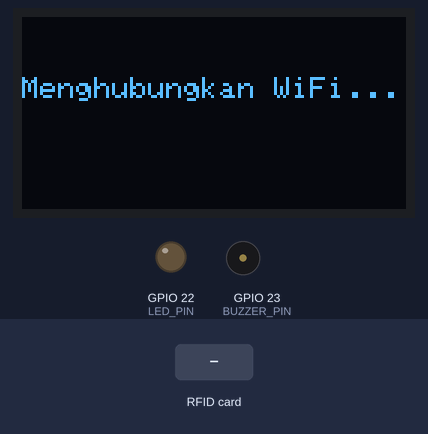
Bench run of a sketch on a simulated ESP32. On the bench: 128×64 one-colour display, output pins drawn as LEDs (lit = HIGH), buzzer (waves = sounding, pin HIGH). Dashed ring = blinking. Inputs (shaded band) come from the test bench. WiFi joins after 1.5 s; servers stay silent unless stated; uploads are accepted with an empty reply; what the sketch prints to the serial monitor is not drawn.

Above: at 1.7 s.
At 4.3 s:
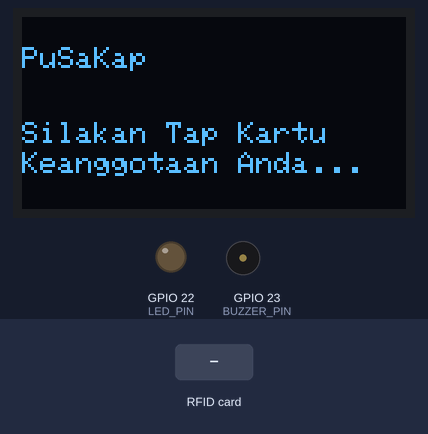
4.4 s: RFID card 5E 7A 19 C4 held to the reader
At 4.97 s:
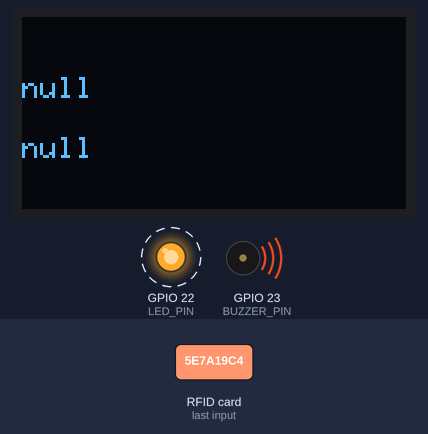
At 5.9 s:
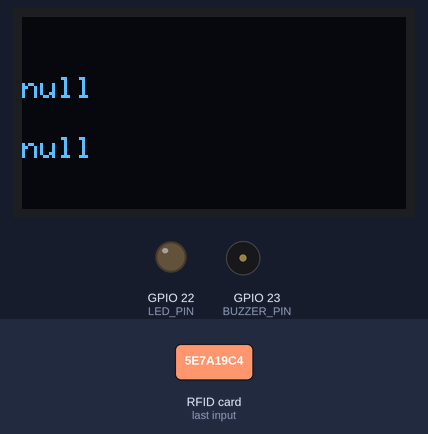
Timing chart, 0 to 7.4 s (numbered marks = the images above; inputs shaded):
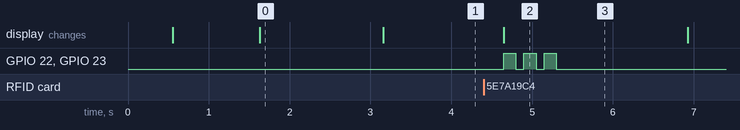

Measured:
- after the input at 4.4 s, GPIO 22 (LED_PIN), GPIO 23 (BUZZER_PIN): alternates HIGH for 0.15 s and LOW for 0.10 s, 6 changes in all, then stays LOW, starting after 0.25 s; the display: changes after 0.25 s (image 2)
- what the display in image 0 shows lasts 1.6 s, from 1.6 s to 3.2 s

The sketch:

sketch_jun13a.ino
```cpp
#include <SPI.h>
#include <MFRC522.h>
#include <Wire.h>
#include <Adafruit_GFX.h>
#include <Adafruit_SSD1306.h>
#include <WiFi.h>
#include <WiFiClientSecure.h>
#include <HTTPClient.h>
#include <ArduinoJson.h>

// --- Konfigurasi WiFi ---
const char* ssid     = "IT2.4G";
const char* password = "KosongDelapan12";

// --- Konfigurasi Server API Laravel ---
// Ganti IP di bawah ini dengan IP laptop/server Laravel Anda jika berubah
const char* serverUrl = "https://r4v4na-pusakap-dashboard.hf.space/api/rfid/tap";

// --- Konfigurasi Pin RFID ---
#define SDA_PIN  5
#define SCK_PIN  4
#define MOSI_PIN 2
#define MISO_PIN 15
#define RST_PIN  18

// --- Konfigurasi Pin Aktuator ---
#define BUZZER_PIN 23
#define LED_PIN    22

// --- Konfigurasi Pin OLED (I2C) ---
#define OLED_SDA 21
#define OLED_SCL 19

// --- Konfigurasi Resolusi OLED ---
#define SCREEN_WIDTH 128
#define SCREEN_HEIGHT 64

// Membuat objek MFRC522 (RFID)
MFRC522 rfid(SDA_PIN, RST_PIN);

// Membuat objek OLED
Adafruit_SSD1306 display(SCREEN_WIDTH, SCREEN_HEIGHT, &Wire, -1);

// Status tampilan untuk menghindari flickering
bool isStandby = false;

// Sesi lokal untuk mencegah lag HTTPS pinger
unsigned long sessionStartTime = 0;
bool isSessionActive = false;

// Objek HTTP Client Global untuk Keep-Alive (re-use SSL session)
WiFiClientSecure clientSecure;
WiFiClient clientPlain;
HTTPClient http;
bool isHttpInitialized = false;

void setup() {
  Serial.begin(115200);
  delay(500);

  // Matikan Watchdog Loop agar ESP32 tidak reset saat melakukan handshake SSL (HTTPS) yang lambat
  disableLoopWDT();

  // 1. Inisialisasi OLED terlebih dahulu agar status terlihat sejak awal
  Wire.begin(OLED_SDA, OLED_SCL);
  if(!display.begin(SSD1306_SWITCHCAPVCC, 0x3C)) {
    Serial.println("Gagal menemukan layar OLED!");
    for(;;);
  }

  // Tampilkan pesan awal bootup
  display.clearDisplay();
  display.setTextSize(1);
  display.setTextColor(SSD1306_WHITE);
  display.setCursor(0, 10);
  display.println("PuSaKap");
  display.setCursor(0, 30);
  display.println("Memulai perangkat...");
  display.display();
  delay(1000);

  // 2. Inisialisasi Aktuator
  pinMode(BUZZER_PIN, OUTPUT);
  pinMode(LED_PIN, OUTPUT);
  digitalWrite(BUZZER_PIN, LOW);
  digitalWrite(LED_PIN, LOW);

  // 3. Inisialisasi RFID
  SPI.begin(SCK_PIN, MISO_PIN, MOSI_PIN, SDA_PIN);
  rfid.PCD_Init();

  // 4. Menghubungkan ke Jaringan WiFi
  display.clearDisplay();
  display.setCursor(0, 20);
  display.println("Menghubungkan WiFi...");
  display.display();

  WiFi.begin(ssid, password);
  while (WiFi.status() != WL_CONNECTED) {
    delay(500);
    Serial.print(".");
  }

  Serial.println("\nWiFi Terhubung!");

  tampilanAwal();
}

void loop() {
  // Selalu cek koneksi WiFi
  if (WiFi.status() != WL_CONNECTED) return;

  // Timeout sesi lokal (60 detik) untuk menghindari pinger HTTPS yang lambat
  if (isSessionActive && (millis() - sessionStartTime > 60000)) {
    isSessionActive = false;
    tampilanAwal();
  }

  // Cek keberadaan kartu baru
  if ( ! rfid.PICC_IsNewCardPresent()) return;
  if ( ! rfid.PICC_ReadCardSerial()) return;

  // Membaca UID dengan format spasi per 2 karakter HEX (A2 42 E2 2E)
  String content = "";
  for (byte i = 0; i < rfid.uid.size; i++) {
     content.concat(String(rfid.uid.uidByte[i] < 0x10 ? " 0" : " "));
     content.concat(String(rfid.uid.uidByte[i], HEX));
  }
  content.toUpperCase();
  String uidKartu = content.substring(1);

  Serial.println("\nUID Terdeteksi: " + uidKartu);

  // Kirim data ke API Laravel
  kirimDataKeServer(uidKartu);

  // Reset reader dan antenna agar bisa membaca kartu yang sama kembali
  resetRFIDReader();
}

void kirimDataKeServer(String uid) {
  if (!isHttpInitialized) {
    if (String(serverUrl).startsWith("https")) {
      clientSecure.setInsecure(); // Abaikan verifikasi SSL agar mudah
      http.begin(clientSecure, serverUrl);
    } else {
      http.begin(clientPlain, serverUrl);
    }
    http.setTimeout(10000); // Timeout 10 detik agar Laravel sempat memproses Firebase tanpa putus
    isHttpInitialized = true;
  }

  // Set header secara dinamis per request
  http.addHeader("Content-Type", "application/json");
  http.addHeader("Connection", "keep-alive");

  StaticJsonDocument<200> doc;
  doc["uid"] = uid;
  String jsonPayload;
  serializeJson(doc, jsonPayload);

  int httpResponseCode = http.POST(jsonPayload);
  prosesResponsServer(httpResponseCode, &http);

  // Jika koneksi error/gagal, paksa reset/tutup client agar melakukan handshake ulang di tap berikutnya
  if (httpResponseCode < 0) {
    http.end();
    isHttpInitialized = false;
  }
}

void cekStatusSesiServer() {
  HTTPClient http;
  String statusUrl = String(serverUrl);
  statusUrl.replace("/rfid/tap", "/session-status");

  WiFiClientSecure clientSecure;
  WiFiClient clientPlain;

  if (statusUrl.startsWith("https")) {
    clientSecure.setInsecure(); // Abaikan verifikasi SSL agar mudah
    http.begin(clientSecure, statusUrl);
  } else {
    http.begin(clientPlain, statusUrl);
  }

  http.setTimeout(1500); // Timeout 1.5 detik untuk session status check

  int httpResponseCode = http.GET();
  if (httpResponseCode == 200) {
    String responseBody = http.getString();
    StaticJsonDocument<200> resDoc;
    deserializeJson(resDoc, responseBody);

    // Jika server merespons bahwa sesi di cache sudah timeout, reset OLED ke standby
    if (resDoc["command"] == "RESET_STANDBY") {
      if (!isStandby) {
        tampilanAwal();
      }
    }
  }
  http.end();

  // Re-inisialisasi reader jika SPI terganggu oleh aktifitas Wi-Fi
  rfid.PCD_Init();
}

void prosesResponsServer(int responseCode, HTTPClient* http) {
  display.clearDisplay();
  display.setTextColor(SSD1306_WHITE);
  display.setTextSize(1);
  isStandby = false;

  if (responseCode == 200) {
    String responseBody = http->getString();
    StaticJsonDocument<300> resDoc;
    deserializeJson(resDoc, responseBody);

    String status = resDoc["status"];
    String line1 = resDoc["line1"];
    String line2 = resDoc["line2"];
    String line3 = resDoc["line3"];

    if (status == "session_active") {
      // Sesi Anggota Terbuka
      isSessionActive = true;
      sessionStartTime = millis();

      display.setCursor(0, 10);
      display.println(line1);
      display.setCursor(0, 30);
      display.println(line2);
      display.setCursor(0, 45);
      display.println("yang ingin dipinjam.");
      display.display();

      // Beep Sukses Pendek
      digitalWrite(BUZZER_PIN, HIGH);
      digitalWrite(LED_PIN, HIGH);
      delay(200);
      digitalWrite(BUZZER_PIN, LOW);
      digitalWrite(LED_PIN, LOW);

    } else if (status == "session_closed") {
      // Sesi ditutup manual
      isSessionActive = false;

      display.setCursor(0, 20);
      display.println(line1);
      display.setCursor(0, 40);
      display.println(line2);
      display.display();

      // Beep Dua Kali Pendek
      for (int i = 0; i < 2; i++) {
        digitalWrite(BUZZER_PIN, HIGH);
        digitalWrite(LED_PIN, HIGH);
        delay(100);
        digitalWrite(BUZZER_PIN, LOW);
        digitalWrite(LED_PIN, LOW);
        delay(100);
      }
      delay(1500);
      tampilanAwal();

    } else if (status == "success") {
      // Transaksi Peminjaman / Pengembalian Sukses
      isSessionActive = false;

      display.setCursor(0, 5);
      display.println(line1);
      display.setCursor(0, 25);
      display.println(line2);
      if (line3 != "null" && line3 != "") {
        display.setCursor(0, 45);
        display.println(line3);
      }
      display.display();

      // Beep Sukses Panjang
      digitalWrite(BUZZER_PIN, HIGH);
      digitalWrite(LED_PIN, HIGH);
      delay(800);
      digitalWrite(BUZZER_PIN, LOW);
      digitalWrite(LED_PIN, LOW);

      delay(3000); // Tahan layar 3 detik agar pengguna bisa membaca
      tampilanAwal();

    } else {
      // Gagal / Error
      isSessionActive = false;

      display.setCursor(0, 20);
      display.println(line1);
      display.setCursor(0, 40);
      display.println(line2);
      display.display();

      bunyiGagal();
      delay(1500);
      tampilanAwal();
    }
  } else {
    // Jika gagal terhubung ke server Laravel (Server mati / IP salah / Timeout)
    isSessionActive = false;

    Serial.print("[Debug] HTTP POST GAGAL! Response Code: ");
    Serial.println(responseCode);
    if (responseCode == -1) Serial.println("[Debug] Detail: CONNECTION_REFUSED (Server mati/IP salah/SSL handshake gagal)");
    else if (responseCode == -2) Serial.println("[Debug] Detail: SEND_HEADER_FAILED");
    else if (responseCode == -3) Serial.println("[Debug] Detail: SEND_PAYLOAD_FAILED");
    else if (responseCode == -4) Serial.println("[Debug] Detail: NOT_CONNECTED (WiFi terputus)");
    else if (responseCode == -5) Serial.println("[Debug] Detail: CONNECTION_LOST (Koneksi terputus di tengah jalan)");
    else if (responseCode == -8) Serial.println("[Debug] Detail: TOO_LESS_RAM (ESP32 kehabisan RAM)");
    else if (responseCode == -11) Serial.println("[Debug] Detail: READ_TIMEOUT (Server tidak membalas)");

    display.setCursor(0, 25);
    display.println("KONEKSI ERROR");
    display.display();

    bunyiGagal();
    delay(1500);
    tampilanAwal();
  }
}

void tampilanAwal() {
  display.clearDisplay();
  display.setTextSize(1);
  display.setTextColor(SSD1306_WHITE);
  display.setCursor(0, 10);
  display.println("PuSaKap");
  display.setCursor(0, 35);
  display.println("Silakan Tap Kartu");
  display.setCursor(0, 45);
  display.println("Keanggotaan Anda...");
  display.display();
  isStandby = true;
}

void bunyiGagal() {
  for (int i = 0; i < 3; i++) {
    digitalWrite(BUZZER_PIN, HIGH);
    digitalWrite(LED_PIN, HIGH);
    delay(150);
    digitalWrite(BUZZER_PIN, LOW);
    digitalWrite(LED_PIN, LOW);
    delay(100);
  }
}

void resetRFIDReader() {
  rfid.PICC_HaltA();
  rfid.PCD_StopCrypto1();
  rfid.PCD_AntennaOff();
  delay(150); // Delay 150ms untuk mematikan tag RFID sepenuhnya
  rfid.PCD_AntennaOn();
  rfid.PCD_Init();
}
```
